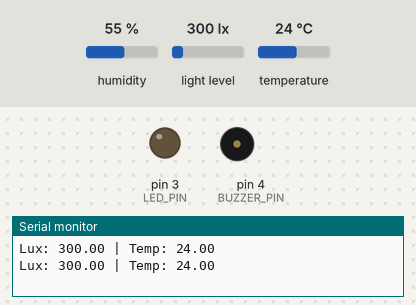
Recording of a sketch running on a simulated Arduino Uno, built with avr-gcc and run on an emulated ATmega328P. Parts: output pins drawn as LEDs (lit = HIGH), buzzer (waves = sounding), the last lines printed to the serial monitor. The test bench sets the inputs (shaded band); at power-on: light level 300 lx, temperature 24 °C, humidity 55 %.

Above: at 1.8 s.
1.9 s: light level set to 34 lx
3.4 s: light level set to 27 lx
At 4.7 s:
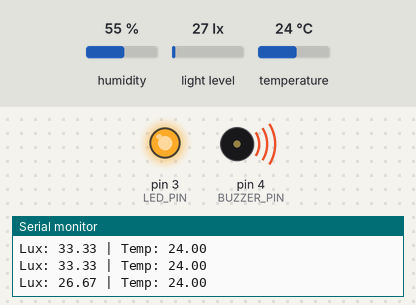
5.5 s: light level set to 40 lx
At 7.2 s:
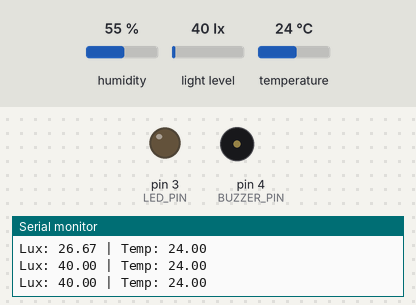
7.6 s: temperature set to 29 °C
9.3 s: temperature set to 32 °C
At 11.0 s:
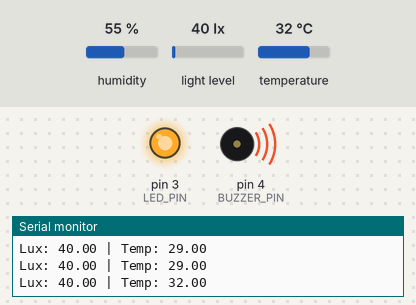
Timing chart, 0 to 12.5 s (numbered marks = the images above; inputs shaded):
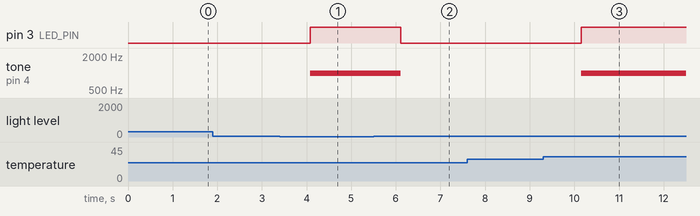

The sketch:

SIT210_10.0.ino
```cpp
#include <Wire.h>
#include <BH1750.h>
#include <DHT.h>

#define DHTPIN 2
#define DHTTYPE DHT11
#define LED_PIN 3
#define BUZZER_PIN 4

BH1750 lightSensor;
DHT dht(DHTPIN, DHTTYPE);

void setup() {
  Serial.begin(9600);
  Wire.begin();
  lightSensor.begin();
  dht.begin();

  pinMode(LED_PIN, OUTPUT);
  pinMode(BUZZER_PIN, OUTPUT);

  Serial.println("Smart Light and Temperature Alert System Started");
}

void loop() {
  float lux = lightSensor.readLightLevel();
  float temp = dht.readTemperature();

  Serial.print("Lux: ");
  Serial.print(lux);
  Serial.print(" | Temp: ");
  Serial.println(temp);

  if (lux < 30 || temp > 30) {
    digitalWrite(LED_PIN, HIGH);
    tone(BUZZER_PIN, 1000);  // Continuous beep
  } else {
    digitalWrite(LED_PIN, LOW);
    noTone(BUZZER_PIN);
  }

  delay(1000);  // one reading per second
}
```

Measured:
- the behaviour switches between 31 and 30 lx on light level (found by bisection; images 0 and 1)
- the behaviour switches between 30 and 31 °C on temperature (found by bisection; images 2 and 3)
- after the input at 3.4 s, pin 3 (LED_PIN): LOW → HIGH after 0.68 s; tone on pin 4 (BUZZER_PIN): silent → 1000 Hz after 0.68 s
- after the input at 5.5 s, pin 3 (LED_PIN): HIGH → LOW after 0.61 s; tone on pin 4 (BUZZER_PIN): 1000 Hz → silent after 0.61 s
- after the input at 9.3 s, pin 3 (LED_PIN): LOW → HIGH after 0.86 s; tone on pin 4 (BUZZER_PIN): silent → 1000 Hz after 0.86 s
